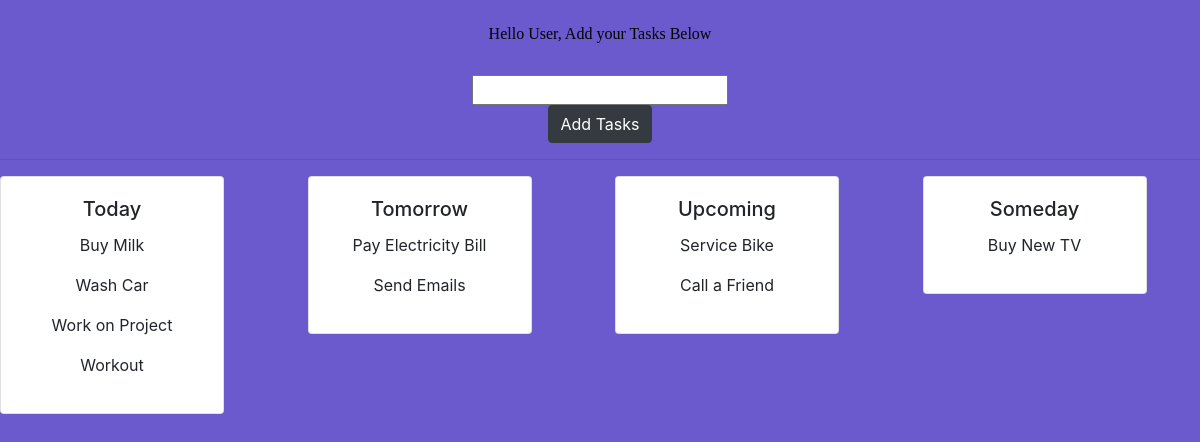
The page / on the database its author committed.
### todo/models.py (models this page shows)
class Category(models.Model):
	category = models.CharField(max_length=40)
	def __str__(self):
		return self.category

class Task(models.Model):
	task 	 =	models.CharField(max_length=40)
	status	 =	models.BooleanField(default=False)
	category =  models.ForeignKey(Category,on_delete=models.CASCADE)
	def __str__(self):
		return self.task

### todo/views.py (the view, shortened to what this page needs)
# urls.py: 2. Add a URL to urlpatterns:  path('', views.home, name='home')
def home(request):
	defaultCategory = Category.objects.get(pk=1)
	form 		= TaskForm()
	categories  = Category.objects.all()
	context = {'categories':categories,'form':form}
	return render(request,'todo/home.html',context)

### todo/forms.py
class TaskForm(forms.ModelForm):
	class Meta:
		model=Task
		fields=['task']

### todo/templates/todo/home.html (shortened to what this page needs)
{% load static %}
<!DOCTYPE html>
<html>
<head>
	<link rel="stylesheet" href="https://cdn.jsdelivr.net/npm/bootstrap@4.5.3/dist/css/bootstrap.min.css">
	<link rel="stylesheet" href="{% static 'todo/css/home.css' %}">
</head>
<body style="background-color:SlateBlue;">
	<br>
		<h6 style="text-align:center; color:black;font-family:verdana;">Hello User, Add your Tasks Below</h6>
	<div id="div1" class="row justify-content-center">
	</div >
	<div class="row justify-content-center">
		<br>
<button class ='btn btn-dark'id="bid" onclick="submitFunction()" type="submit" form="form1" value="Submit">Add Tasks</button>
</div>
<hr>
	<div class="row">
		{% for c in categories %}
			<div class="col">
				<div class="card" style="width: 14rem;">
					<div id ="{{c.id}}" class="card-body text-center">
						<h5 class="card-title text-center">{{c}}</h5>
						{% for t in c.task_set.all %}
							<p id ="{{t.id}}" value="{{t.id}}" class="item" draggable="true">{{t}}</p>
						{% endfor %}
					</div>
				</div>
			</div>
		{% endfor %}
	</div>
</body>
</html>

### rows shown on the page
Category: category "Today"
Task: {{ t.id }} 1 (drawn), task "Buy Milk"
Task: {{ t.id }} 3 (drawn), task "Wash Car"
Task: {{ t.id }} 5 (drawn), task "Work on Project"
Task: {{ t.id }} 7 (drawn), task "Workout"
Category: category "Tomorrow"
Task: {{ t.id }} 2 (drawn), task "Pay Electricity Bill"
Task: {{ t.id }} 4 (drawn), task "Send Emails"
Category: category "Upcoming"
Task: {{ t.id }} 6 (drawn), task "Service Bike"
Task: {{ t.id }} 8 (drawn), task "Call a Friend"
Category: category "Someday"
Task: {{ t.id }} 9 (drawn), task "Buy New TV"
